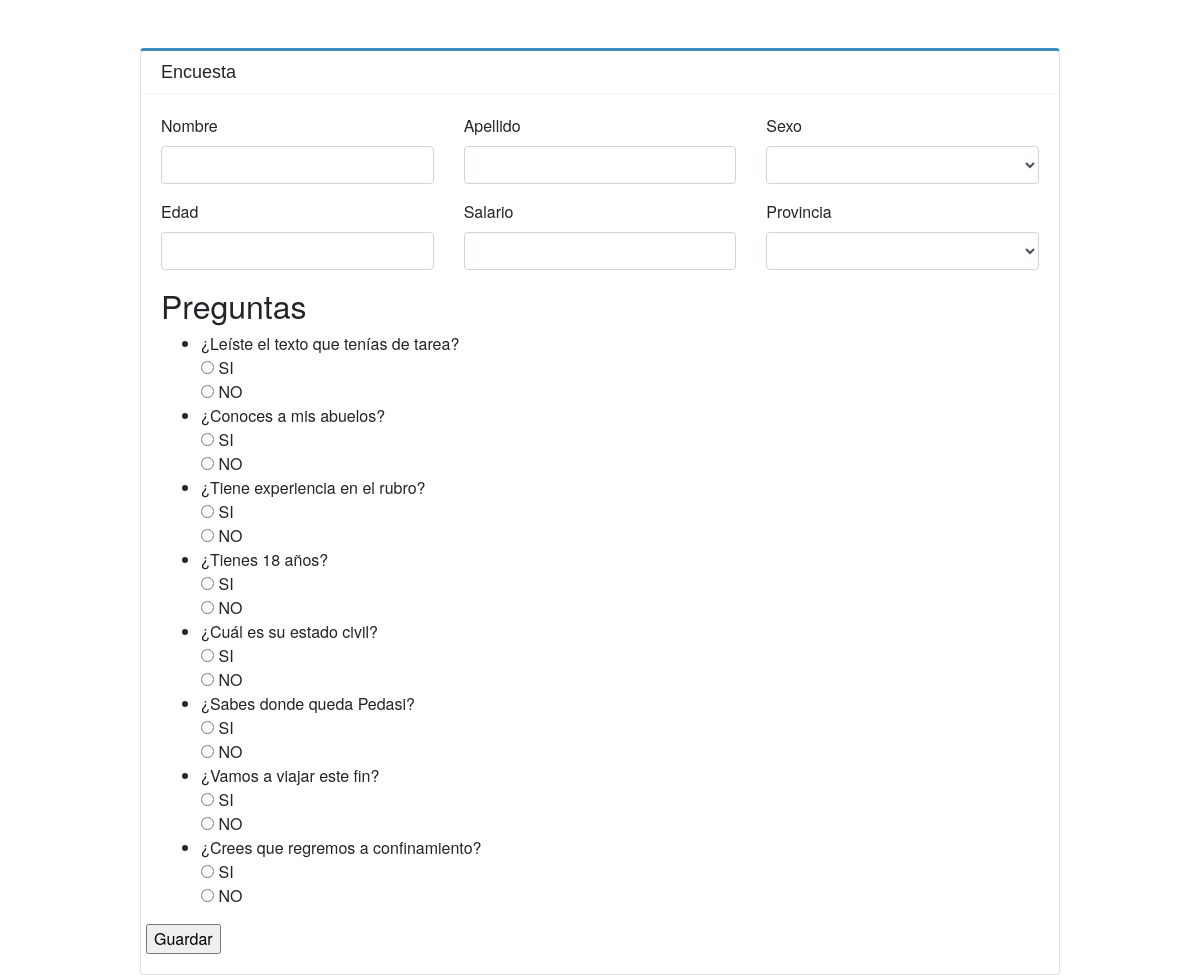
/code/encuesta.php, run on the app's committed database.
### tables this page shows
CREATE TABLE `preguntas` (
  `id` int(11) NOT NULL,
  `titulo` varchar(250) NOT NULL
);

### code/conexion_db.php (called while the page is built, shortened)
<?php
class Conexion_DB {
    protected $conexion;
    public function __construct()
    {
        $this->conexion =  new mysqli('db','dev','dev','proyecto');
    }
    public function QuerySQL($String){
        $res = $this->conexion->query($String);
        return $res;
    }
}

### code/encuesta.class.php (called while the page is built, shortened)
<?php
require_once('conexion_db.php');
class Encuesta {
    protected $DB;
    public function __construct()
    {
        $this->DB = new Conexion_DB();
    }
    public function GenerarPreguntas(){
        $consultaBase  = $this->DB->QuerySQL("SELECT max(id) as maxi,min(id) as mini FROM preguntas");
        $rangos = $consultaBase->fetch_all()[0];
        $ValorIn = " ". rand($rangos[1],$rangos[0]);
        for($x= 1;$x<10;$x++){
            $ValorIn = $ValorIn . ", ". rand($rangos[1],$rangos[0]);
        }
        $consulta  = $this->DB->QuerySQL("SELECT * FROM preguntas where id in ($ValorIn)");
        return $consulta;
    }
}

### code/encuesta.php (the view, shortened to what this page needs)
<?php
require_once('encuesta.class.php');
$obj = new Encuesta();
if(isset($_POST['encuestaD'])){
    $obj->SavePreguntas();
}else{
    $data = $obj->GenerarPreguntas();
}
?>
<!DOCTYPE html>
<html lang="en">
<head>
    <link rel="stylesheet" href="../css/bootstrap.css">
</head>
<body>
    <div class="container mt-5" style="font-family: 'Source Sans Pro',sans-serif;">
        <div class="row justify-content-center">
            <div class="col-md-10">
                <div class="card" style="border-top: 3px solid #d2d6de;border-top-color: #3c8dbc;">
                    <div class="card-header bg-white" style="border-bottom: 1px solid #f4f4f4;display: inline-block;
                    font-size: 18px;margin: 0;line-height: 1;">Encuesta</div>
                    <div class="card-body"  style="font-family: 'Source Sans Pro','Helvetica Neue',Helvetica,Arial,sans-serif;font-weight: 400;">
                        <form action="" method="POST">
                            <div class="row">
                                <div class="form-group col-md-4">
                                    <label for="">Nombre</label>
                                    <input class="form-control" type="text"  name="nombre" value="">
                                </div>
                                <div class="form-group col-md-4">
                                    <label for="">Apellido</label>
                                    <input class="form-control" type="text" name="apellido" value="">
                                </div>
                                <div class="form-group col-md-4">
                                    <label for="">Sexo</label>
                                    <select class="form-control" name="sexo" id="">
                                        <option value=""></option>
                                        <option value="1">Masculino</option>
                                    </select>
                                </div>
                                <div class="form-group col-md-4">
                                    <label for="">Edad</label>
                                    <input class="form-control" type="text" name="edad" value="">
                                </div>
                                <div class="form-group col-md-4">
                                    <label for="">Salario</label>
                                    <input class="form-control" type="text" name="salario" value="">
                                </div>
                                <div class="form-group col-md-4">
                                    <label for="">Provincia</label>
                                    <select class="form-control" name="provincia" id="">
                                        <option value=""></option>
                                        <option value="1">Panamá</option>
                                    </select>
                                </div>
                                <div class="col-md-12">
                                    <h2>Preguntas</h2>
                                    <ul>
                                    <?php
                                    while($item = $data->fetch_assoc()){
                                        echo "<li>".html_entity_decode($item['titulo'])."<br>
                                        <input type='radio' name='P[$item[id]]' value='1'> SI<br>
                                        <input type='radio' name='P[$item[id]]' value='2'> NO
                                        </li>";
                                    }
                                    ?>
                                    </ul>
                                </div>
                                <input type="submit" value="Guardar">
                            </div>
                        </form>
                        </div>
                    </div>
                </div>
            </div>
        </div>
</body>
</html>

### data on the page
preguntas: titulo "¿Leíste el texto que tenías de tarea?"
preguntas: titulo "¿Conoces a mis abuelos?"
preguntas: titulo "¿Tiene experiencia en el rubro?"
preguntas: titulo "¿Tienes 18 años?"
preguntas: titulo "¿Cuál es su estado civil?"
preguntas: titulo "¿Sabes donde queda Pedasi?"
preguntas: titulo "¿Vamos a viajar este fin?"
preguntas: titulo "¿Crees que regremos a confinamiento?"
